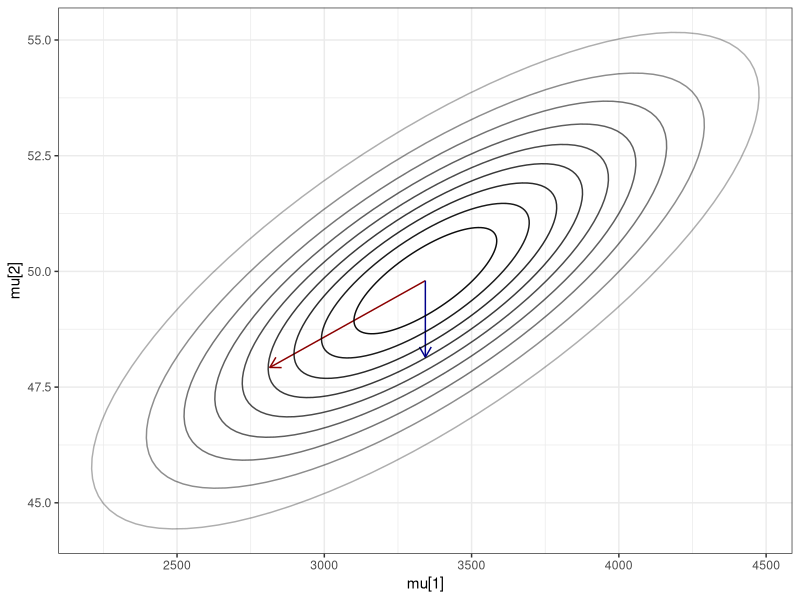
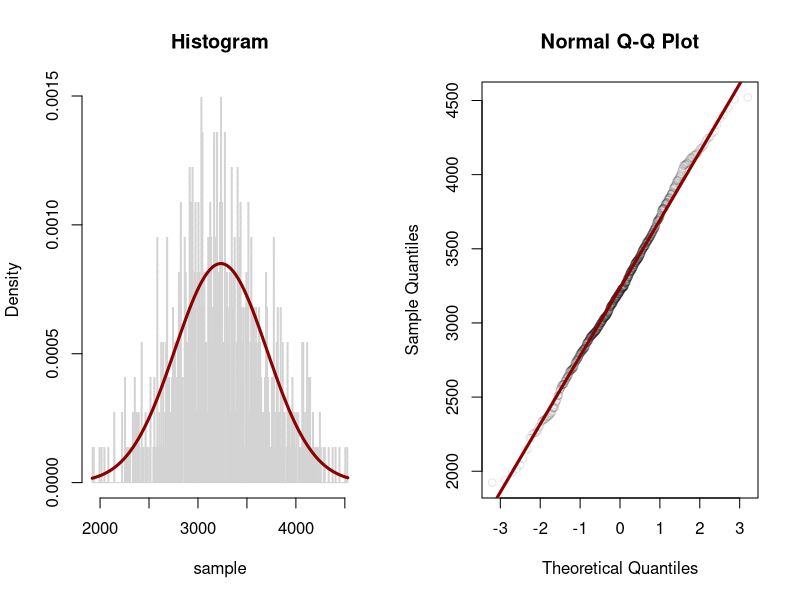
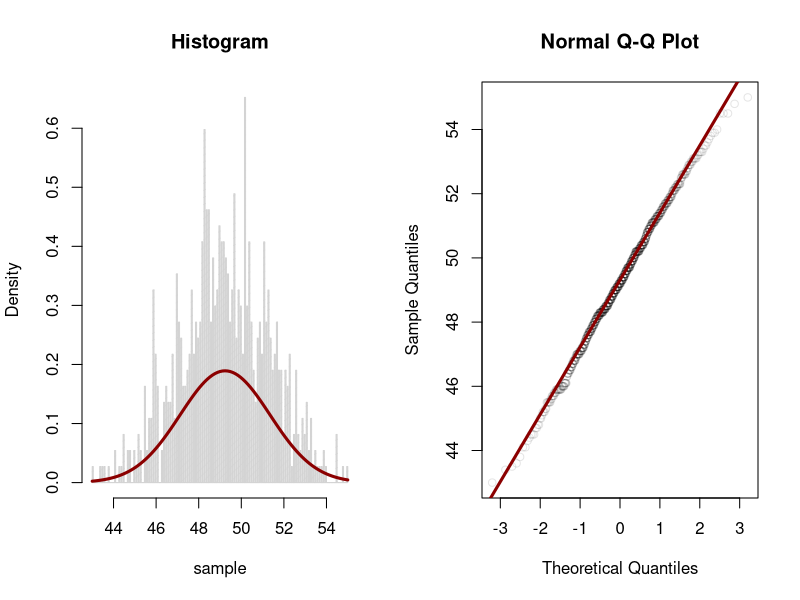
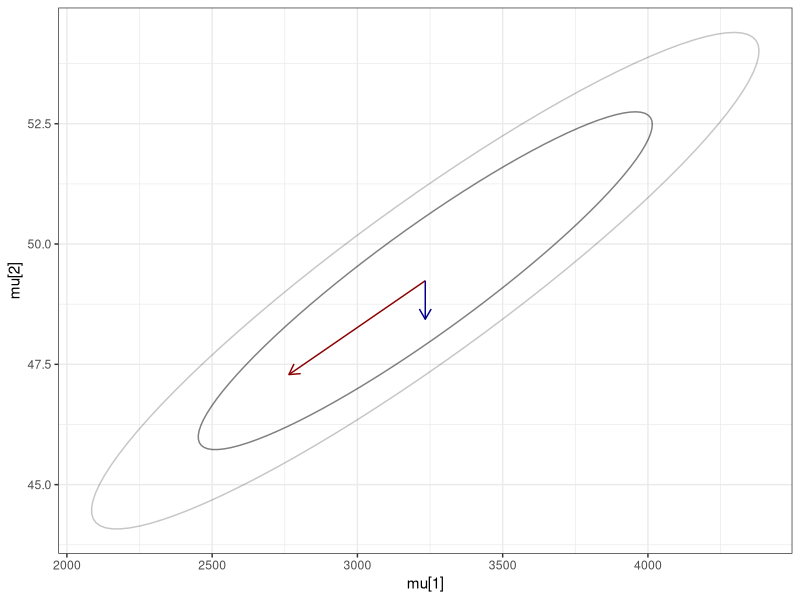
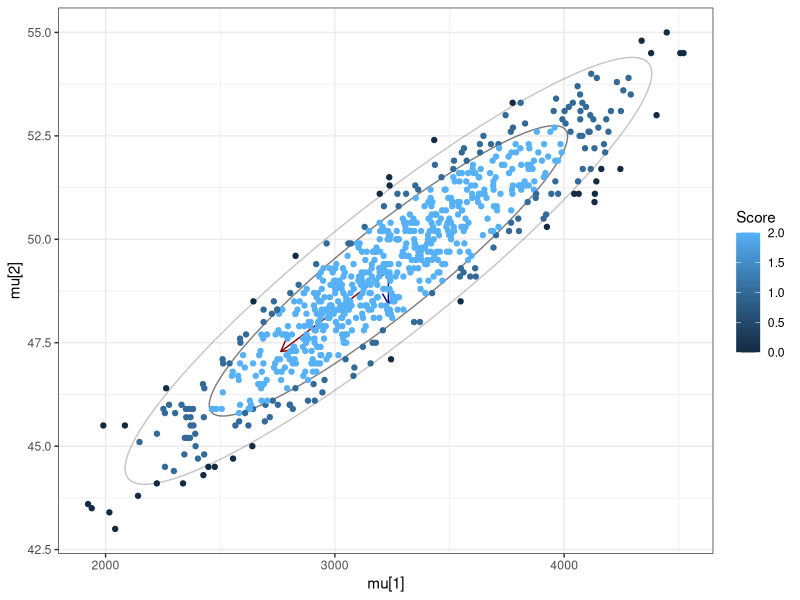
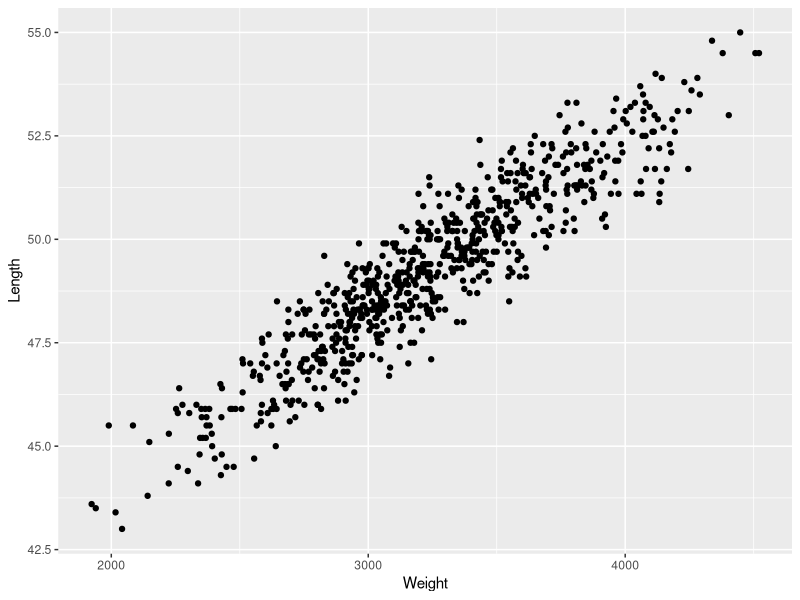
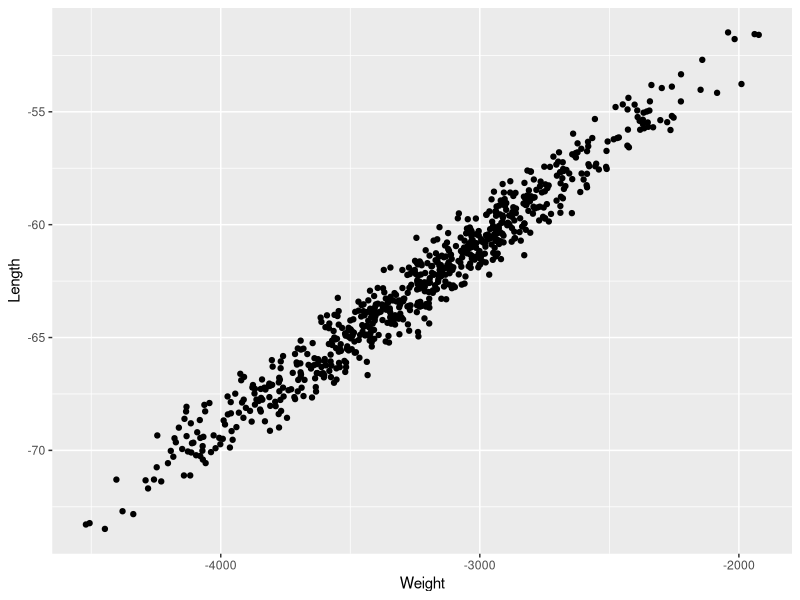
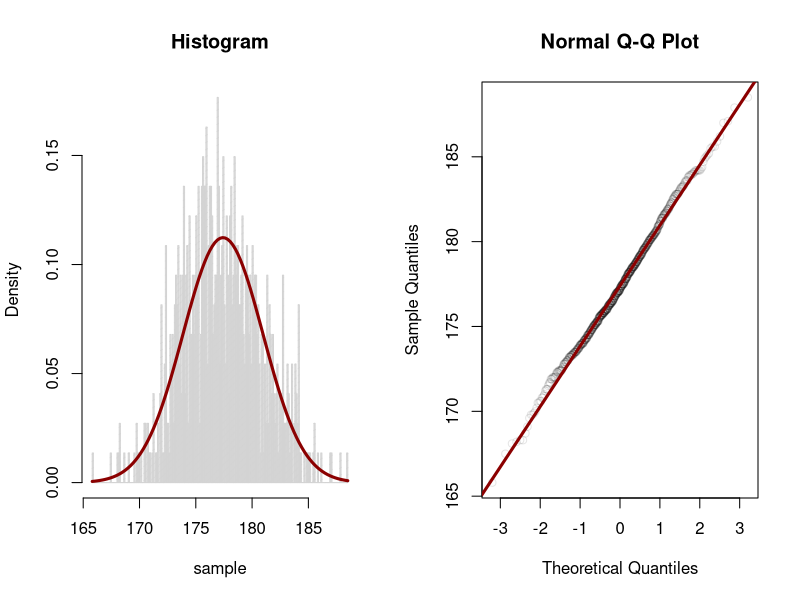

These charts were generated, in order, by the following R code:
library("ellipse")
library("ggplot2")

confidence.ellipse = function(mu, sigma, levels=seq(0, 1, 0.1), rescale = TRUE) {
	diago = eigen(sigma)
	vectors = diago$vectors %*% diag(sqrt(diago$values)) + mu
	arrow.size = arrow(length=unit(0.3, 'cm'))

	plotz = ggplot() + geom_path() + theme_bw() +
		geom_segment(aes(x=mu[1], y=mu[2], xend=vectors[1,1], yend=vectors[2,1]), arrow = arrow.size, color = "darkred") +
		geom_segment(aes(x=mu[1], y=mu[2], xend=vectors[1,2], yend=vectors[2,2]), arrow = arrow.size, color = "darkblue")
	
	if (!rescale)
		plotz = plotz + coord_equal()
		
	for (level in levels) {
		ellipse_data1 = ellipse(x = sigma, centre = mu, level = level)
		plotz = plotz + geom_path(data = ellipse_data1, aes(x, y), color = "black", alpha=sqrt(1-level))
	}

	return(plotz)
}


# Problem 2

## 6.
A = matrix(c(3, -1, -1, 3), nrow=2)
e = eigen(A)

## 6.1
cat("P * P^T =\n")
print(round(e$vectors %*% t(e$vectors), 16))

## 6.2
cat("\ndet(A) =", det(A), "\n")
cat("Π(λi) =", prod(e$values), "\n\n")

## 6.3
cat("det(Λ) =", det(diag(e$values)))

## 6.5
cat("\nTest the inverse\n")
print(round(A %*% e$vectors %*% diag(1/e$values) %*% t(e$vectors), 16))

# Problem 3
µ = c(3343, 49.8)
cov = 0.75 * 528 * 2.5
𝞢 = matrix(c(528**2, cov, cov, 2.5**2), nrow=2)
e = eigen(𝞢); e

confidence.ellipse(µ, 𝞢)

# Problem 4
cat("mean = ", 49.8 + 0.75*2.5/528*(4025 - 3343), " var = ", (2.5**2) * (1 - 0.75**2))

# Project
is_within_ellipse = function(v, mu, sigma, level = 0.68) {
	return( t(v - mu) %*% solve(sigma) %*% (v - mu) <= qchisq(level, df=2) )
}

make.plots = function(sample) {
	par(mfrow = c(1, 2))
	options(repr.plot.width=18, repr.plot.height=6)

	hist(sample, density=20, breaks=200, prob=TRUE, main="Histogram")
	curve(dnorm(x, mean=mean(sample), sd=sqrt(var(sample))), col="darkred", lwd=3, add=TRUE)

	qqnorm(sample, col = rgb(red = 0, green = 0, blue = 0, alpha = 0.1))
	qqline(sample, col="darkred", lwd=3)
}

## Part One
data = read.table("WeightLength.txt", header = TRUE, sep = "\t")
mean_weight = mean(data$Weight)
mean_length = mean(data$Length)
var_weight = var(data$Weight)
var_length = var(data$Length)
covariance = cov(data$Weight, data$Length)

cat(
	"mean_weight: ", mean_weight,
	"\nmean_length: ", mean_length,
	"\ncovariance: ", covariance
)

make.plots(data$Weight)
make.plots(data$Length)

µ = c(mean_weight, mean_length)
𝞢 = matrix(cov(data), nrow=2)
confidence.ellipse(µ, 𝞢, list(0.75, 0.95)) 

scores = function(data, µ, 𝞢, levels = list(0.75, 0.95)) {
	df = data.frame(data)
	for (level in levels) {
		df[[paste(level)]] = apply(data, 1, function(v) {is_within_ellipse(v, µ, 𝞢, level = level)})
	}
	df$Score <- rowSums(df[, (ncol(df) - length(levels) + 1):ncol(df)])
	return(df)
}

data.frame(table(Score = scores(data, µ, 𝞢)$Score))

confidence.ellipse(as.numeric(µ), 𝞢, list(0.75, 0.95)) + geom_point(data = scores(data, µ, 𝞢), aes(x = Weight, y = Length, color = Score))

e = eigen(𝞢)
P = e$vectors
Λ = diag(e$values)

cat(
	"decomposition:",
	"\nP: ", P,
	"\nΛ: ", Λ
)

px = as.matrix(data) %*% t(P)
colnames(px) = c("Weight", "Length")
dpx = as.data.frame(px)

ggplot(data, aes(x=Weight, y=Length)) + geom_point()

ggplot(dpx, aes(x=Weight, y=Length)) + geom_point()

## Part Two
data = read.table("ParentsWeightLength.txt", header = TRUE, sep = "\t")
means = colMeans(data)
covrs = cov(data)

### means
µWL = means[3:4]
µFM = means[1:2]

### covariances
𝞢WL = covrs[3:4, 3:4]
𝞢FM = covrs[1:2, 1:2]
𝞢WLFM = covrs[1:2, 3:4]
𝞢FMWL = covrs[3:4, 1:2]

𝞢FM.inv = solve(𝞢FM)

make.plots(data$FatherHeight)
make.plots(data$MotherHeight)
make.plots(data$Weight)
make.plots(data$Length)

µ = function (fm) µWL + 𝞢FMWL %*% 𝞢FM.inv %*% (fm - µFM)
𝞢 = 𝞢WL - (𝞢FMWL %*% 𝞢FM.inv %*% 𝞢WLFM) 

confidence.ellipse(c(0,0), matrix(as.numeric(𝞢), nrow=2), levels=list(0.75, 0.95))

conditional.scores = function(data, µ, 𝞢, levels = list(0.75, 0.95)) {
	conditional.ellipse = function (datarow) {
		lw = datarow[c("Weight", "Length")]
		fm = datarow[c("FatherHeight", "MotherHeight")]
		return(is_within_ellipse(lw, µ(fm), 𝞢, level = level))
	}
	df = data.frame(data)
	for (level in levels) {
		df[[paste(level)]] = apply(data, 1, conditional.ellipse)
	}
	df$Score <- rowSums(df[, (ncol(df) - length(levels) + 1):ncol(df)])
	return(df)
}

data.frame(table(Score = conditional.scores(data, µ, 𝞢)$Score))

(confidence.ellipse(as.numeric(µWL), matrix(as.numeric(𝞢WL), nrow=2), list(0.75, 0.95))
+ geom_point(data = conditional.scores(data, µ, 𝞢), aes(x = Weight, y = Length, color = Score)))

µ = µWL + 𝞢FMWL %*% solve(𝞢FM) %*% (c(185, 178) - µFM)
𝞢 = 𝞢WL - (𝞢FMWL %*% solve(𝞢FM) %*% 𝞢WLFM) 

confidence.ellipse(as.numeric(µ), matrix(as.numeric(𝞢), nrow=2), list(0.75, 0.95))

e = eigen(𝞢)
P = e$vectors
Λ = diag(e$values)

cat(
	"decomposition:",
	"\nP: ", P,
	"\nΛ: ", Λ
)

px = as.matrix(data[c("Weight", "Length")]) %*% t(P)
colnames(px) = c("Weight", "Length")
dpx = as.data.frame(px)

ggplot(data, aes(x=Weight, y=Length)) + geom_point()
ggplot(dpx, aes(x=Weight, y=Length)) + geom_point()
